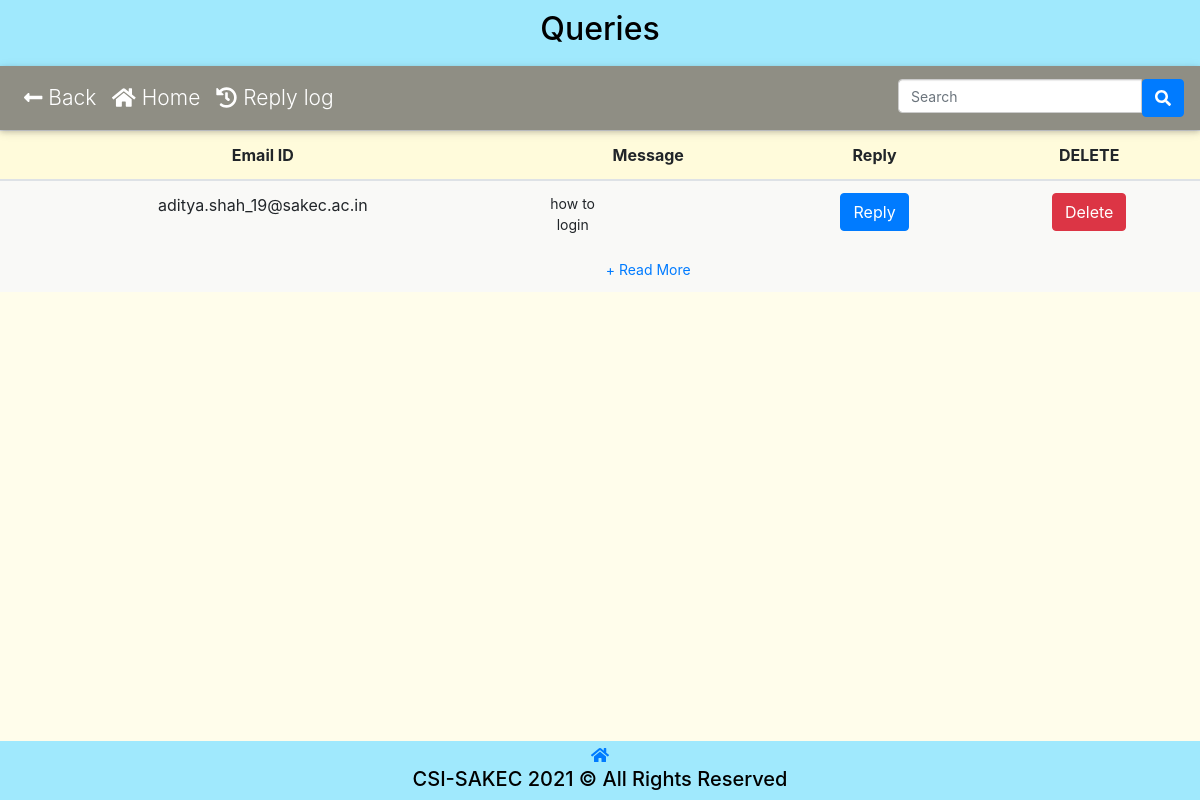
/Query/query.php (signed in), run on an earlier commit of the app's database.
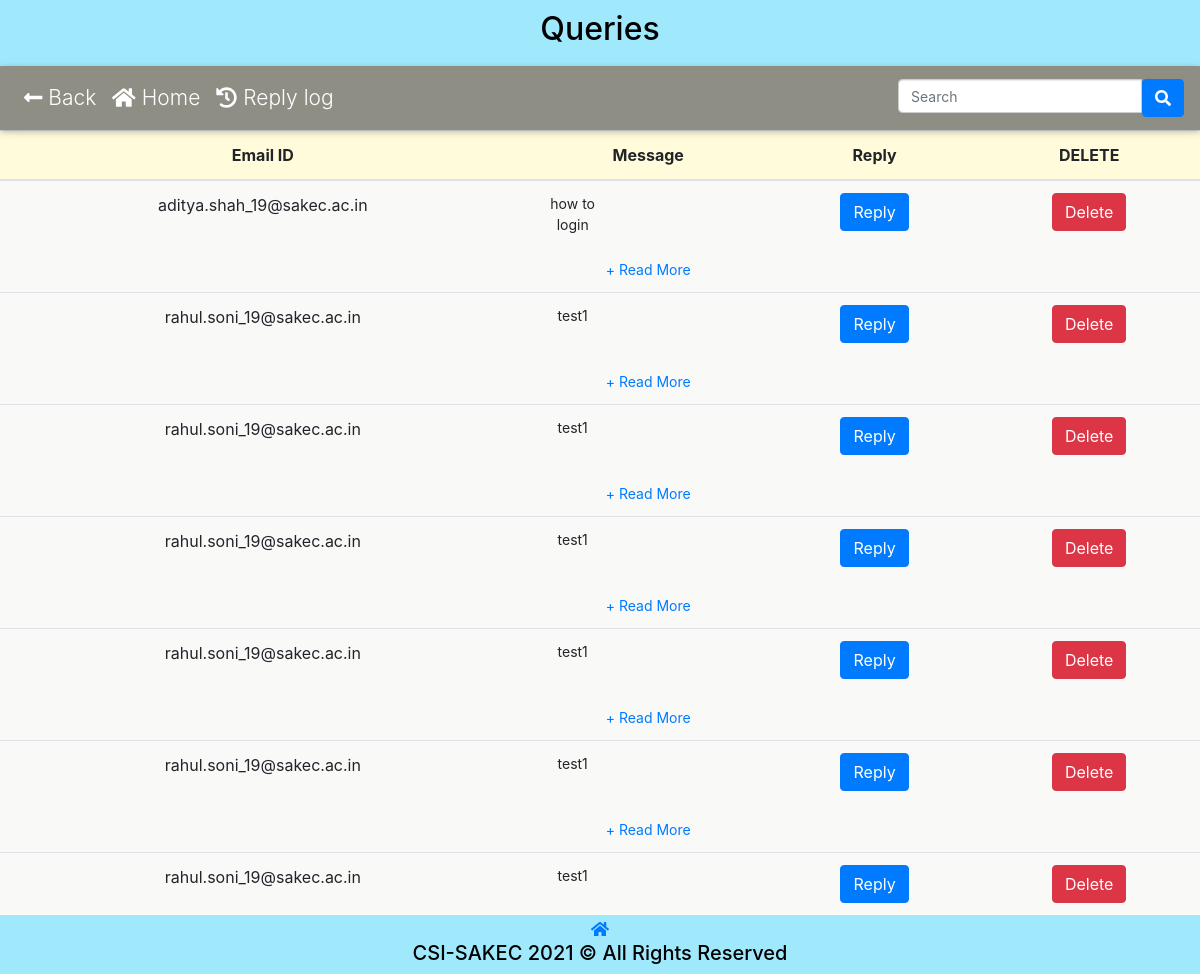
And on a later commit of the database.
### tables this page shows
CREATE TABLE `csi_query` (
  `id` int(11) NOT NULL,
  `c_email` varchar(100) NOT NULL,
  `c_query` varchar(8000) NOT NULL
);

### config.php (called while the page is built, shortened)
<?php
    $conn = mysqli_connect(DB_SERVER, DB_USERNAME, DB_PASSWORD, DB_NAME);
    function execute($sql){
        global $conn;
        return mysqli_query($conn, $sql);
    }
    function getValue($sql){
        return mysqli_fetch_assoc(execute($sql));
    }
    function getSpecificValue($sql,$columnName){
        $variable= getValue($sql);
        return $variable[$columnName];
    }
?>

### Query/query.php (the view, shortened to what this page needs)
<!DOCTYPE html>
<html lang="en">
<head>
    <link rel="stylesheet" href="../plugins/bootstrap-4.6.0-dist/css/bootstrap.min.css">
    <link rel="stylesheet" href="../css/membership.css?v=<?php echo time(); ?>">
    <?php
    require_once "../config.php";
    $accessquery = 0;
    if (isset($_SESSION["role_id"])) {
        $role_id = $_SESSION["role_id"];
        $accessquery = getSpecificValue("SELECT query FROM `csi_role` WHERE `csi_role`.`id`=$role_id", 'query');
        $accessreplylog = getSpecificValue("SELECT reply_log FROM `csi_role` WHERE `csi_role`.`id`=$role_id", 'reply_log');
    }
    ?>
</head>
<body>
    <header>
        <h2 style="text-align: center;">Queries</h2>
    </header>
    <nav class="navbar navbar-expand-lg navbar-dark default-color sticky-top">
        <div class="collapse navbar-collapse" id="navbarSupportedContent-333">
            <ul class="navbar-nav mr-auto">
                <li class="nav-item">
                    <a class="nav-link" href="../index.php"><i class="fas fa-long-arrow-alt-left"></i> Back</a>
                </li>
                <li class="nav-item">
                    <a class="nav-link" href="../index.php"><i class="fas fa-home"></i> Home</a>
                </li>
                <?php
                if ($accessreplylog == 1) {
                ?>
                <li class="nav-item">
                    <a class="nav-link" href="log.php"><i class="fas fa-history"></i> Reply log</a>
                </li>
                <?php
                }
                ?>
            </ul>
            <ul class="navbar-nav ml-auto nav-flex-icons">
                <form action="<?php echo htmlspecialchars($_SERVER["PHP_SELF"]); ?>" method="POST">
                    <div class="input-group">
                        <input type="search" onkeyup="SearchFunction()"  id="form1" name="search" placeholder="Search" class="form-control" autocomplete="off" />
                        <button id="search-button" type="submit" class="btn btn-primary">
                            <i class="fas fa-search"></i>
                        </button>
                    </div>
                </form>
            </ul>
        </div>
    </nav>
    <table class="table">
        <thead class="table-head">
            <tr>
                <th scope="col">Email ID</th>
                <th>Message</th>
                <th>Reply</th>
                <th>DELETE</th>
            </tr>
        </thead>
        <tbody id="queryTableBody">
            <div class="table-content" style="font-size: large;">
                <?php
                if ($accessquery == 1) {
                    $query = execute('SELECT * FROM csi_query');
                    if (mysqli_num_rows($query) > 0) {
                        while ($row = mysqli_fetch_assoc($query)) {
                ?>
                            <tr>
                                <td scope="row"><?php echo $row['c_email']; ?></td>
                                <td>
                                    <div id="summary">
                                        <p class="collapse" id="<?php echo 'collapseSummary' . $row['id']; ?>"><?php echo $row['c_query']; ?> </p>
                                        <a class="collapsed" data-toggle="collapse" href="<?php echo '#collapseSummary' . $row['id']; ?>" aria-expanded="false" aria-controls="collapseSummary"></a>
                                    </div>
                                </td>
                                <td>
                                    <div id="<?php echo 'reply' . $row['id']; ?>">
                                        <button type="button" onClick="<?php echo 'addTextArea(' . $row['id'] . ');'; ?>" class="btn btn-primary">Reply</button>
                                    </div>
                                </td>
                                <td><button type="button" class="btn btn-danger">Delete</button></td>
                            </tr>
                <?php
                        }
                    } else {
                        echo "No Record Found.";
                    }
                }
                ?>
            </div>
        </tbody>
    </table>
    <div class="spacer" style="height:10px;"></div>
    <div class="footer">
        <div class="spacer" style="height:2px;"></div>
        <a href="index.php">
            <i class="fas fa-home"></i>
        </a>
        <h5>CSI-SAKEC 2021 &copy; All Rights Reserved</h5>
    </div>
</body>
</html>

### css/membership.css (style rules this page uses)
body { text-align: center; background-color: #fffdeb; font-family: -apple-system,BlinkMacSystemFont,"Segoe UI",Roboto,"Helvetica Neue",Arial,"Noto Sans",sans-serif,"Apple Color Emoji","Segoe UI Emoji","Segoe UI Symbol","Noto Color Emoji"; margin: 0; color: white; padding: 0; color: black; }
header { color: black; background-color: #a0e9fd; padding: 10px; }
.footer { text-align: center; background-color: #a0e9fd; left: 0; bottom: 0; width: 100%; z-index: 1; }
.input-group .form-control { position: relative; z-index: 2; float: left; width: 50%; margin-bottom: 0; }
.form-control { display: block; width: 50%; height: 34px; padding: 6px 12px; font-size: 14px; line-height: 1.42857143; color: #555; background-color: #fff; background-image: none; border: 1px solid #ccc; border-radius: 4px; -webkit-box-shadow: inset 0 1px 1px rgb(0 0 0 / 8%); box-shadow: inset 0 1px 1px rgb(0 0 0 / 8%); -webkit-transition: border-color ease-in-out .15s, -webkit-box-shadow ease-in-out .15s; -o-transition: border-color ease-in-out .15s, box-shadow ease-in-out .15s; transition: border-color ease-in-out .15s, box-shadow ease-in-out .15s; }
.table thead th { vertical-align: bottom; border-bottom: 2px solid #dee2e6; background: #fffbdb; }
.table { width: 100%; margin-bottom: 0rem; color: #212529; background: #f9f9f7; }
@media only screen and (min-width: 600px) { .footer { position: fixed; } }
#summary p { width: 300px; height: auto; }
#summary { font-size: 14px; line-height: 1.5; }
#summary p.collapse:not(.show) { height: 50px !important; width: 70px; overflow: hidden; display: -webkit-box; -webkit-line-clamp: 2; -webkit-box-orient: vertical; }
#summary a.collapsed:after { content: '+ Read More'; }
@media only screen and (max-width: 1200px) { .navbar { font-weight: 300; -webkit-box-shadow: 0 2px 5px 0 rgba(0, 0, 0, 0.16), 0 2px 10px 0 rgba(0, 0, 0, 0.12); box-shadow: 0 2px 5px 0 rgba(0, 0, 0, 0.16), 0 2px 10px 0 rgba(0, 0, 0, 0.12); font-size: 21px; } }
.navbar.navbar-dark .navbar-nav .nav-item .nav-link { color: #ffffff; -webkit-transition: .35s; transition: .35s; }
.default-color { background-color: #00000070 !important; }

What changed in the data, as far as the page shows it:
added csi_query: c_email "rahul.soni_19@sakec.ac.in", c_query "test1"
added csi_query: c_email "rahul.soni_19@sakec.ac.in", c_query "test1"
added csi_query: c_email "rahul.soni_19@sakec.ac.in", c_query "test1"
added csi_query: c_email "rahul.soni_19@sakec.ac.in", c_query "test1"
added csi_query: c_email "rahul.soni_19@sakec.ac.in", c_query "test1"
added csi_query: c_email "rahul.soni_19@sakec.ac.in", c_query "test1"
